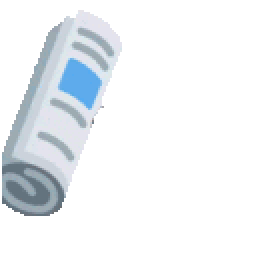
#> input picture assets/0.gif, 128 x 128 px (shown 2 times larger)
$ python __main__.py ../assets/0.gif out.png
#> lines starting #> are read from the running program, lines starting #| are printed output that depends on the picture
### bonkify/generator.py
from PIL import Image
import logging

BACKGROUND = (0, 0, 0, 0)
BONKED_SIZE = (75, 75)


class Generator(object):

    layers = [
        {"base": "assets/0.gif", "bonk_position_x": 50, "bonk_position_y": 50},
        {"base": "assets/1.gif", "bonk_position_x": 50, "bonk_position_y": 50},
        {"base": "assets/2.gif", "bonk_position_x": 52, "bonk_position_y": 58},
        {"base": "assets/3.gif", "bonk_position_x": 54, "bonk_position_y": 60},
        {"base": "assets/4.gif", "bonk_position_x": 50, "bonk_position_y": 50},
        {"base": "assets/5.gif", "bonk_position_x": 50, "bonk_position_y": 50},
        {"base": "assets/6.gif", "bonk_position_x": 60, "bonk_position_y": 90},
        {"base": "assets/7.gif", "bonk_position_x": 50, "bonk_position_y": 50},
        {"base": "assets/8.gif", "bonk_position_x": 50, "bonk_position_y": 70},
        {"base": "assets/9.gif", "bonk_position_x": 50, "bonk_position_y": 75},
        {"base": "assets/10.gif", "bonk_position_x": 55, "bonk_position_y": 60},
        {"base": "assets/11.gif", "bonk_position_x": 50, "bonk_position_y": 50},
        {"base": "assets/12.gif", "bonk_position_x": 50, "bonk_position_y": 50},
        {"base": "assets/13.gif", "bonk_position_x": 50, "bonk_position_y": 40},
        {"base": "assets/14.gif", "bonk_position_x": 60, "bonk_position_y": 60},
        {"base": "assets/15.gif", "bonk_position_x": 50, "bonk_position_y": 50},
        {"base": "assets/16.gif", "bonk_position_x": 50, "bonk_position_y": 55},
        {"base": "assets/17.gif", "bonk_position_x": 50, "bonk_position_y": 50},
        {"base": "assets/18.gif", "bonk_position_x": 45, "bonk_position_y": 65},
        {"base": "assets/19.gif", "bonk_position_x": 55, "bonk_position_y": 95},
        {"base": "assets/20.gif", "bonk_position_x": 50, "bonk_position_y": 50},
        {"base": "assets/21.gif", "bonk_position_x": 55, "bonk_position_y": 95},
        {"base": "assets/22.gif", "bonk_position_x": 55, "bonk_position_y": 45},
        {"base": "assets/23.gif", "bonk_position_x": 60, "bonk_position_y": 60},
        {"base": "assets/24.gif", "bonk_position_x": 63, "bonk_position_y": 79},
    ]

    def __init__(self):
        self.logger = logging.getLogger(self.__class__.__name__)

    def generate_frames(self, source_image):
#> called with source_image = '../assets/0.gif'
        self.logger.info(f"Sourcing bonked object from {source_image}")
        self.logger.debug(f"Bonked Object Size: {BONKED_SIZE}")
        src = Image.open(source_image).resize(BONKED_SIZE)
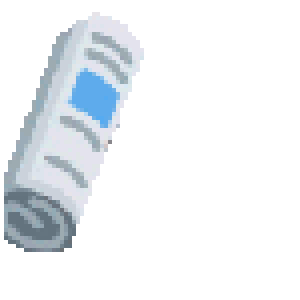
#> src: PIL image 75x75 P (shown 4 times larger); mean R, G, B, A 40.5, 43.9, 46.9, 56; transparent parts drawn white
        output = []
        for layer in self.layers:
            newspaper_layer = Image.open(layer['base'])
#> newspaper_layer is the input picture: PIL image 128x128 P; mean R, G, B, A 40.6, 44.1, 47.1, 56.3
            bonked_layer = Image.new("RGBA", newspaper_layer.size, BACKGROUND)
#> bonked_layer: PIL image 128x128 RGBA; every value is 0
            bpx = layer['bonk_position_x']
            bpy = layer['bonk_position_y']
            self.logger.debug(f"Bonked object position: ({bpx}, {bpy})")
            bonked_layer.paste(src, (bpx, bpy))
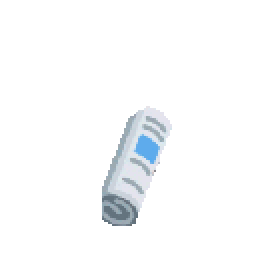
#> bonked_layer: PIL image 128x128 RGBA (shown 2 times larger); mean R, G, B, A 13.9, 15.1, 16.1, 19.2; transparent parts drawn white
#> pass 3 of the loop in generate_frames, `for layer in self.layers:`:
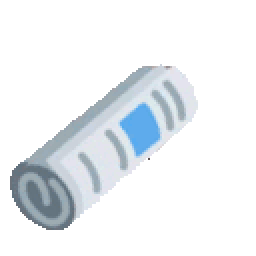
#> input picture assets/2.gif, 128 x 128 px, found by its file name (shown 2 times larger)
#> in generate_frames, newspaper_layer is the input picture: PIL image 128x128 P; mean R, G, B, A 42.1, 45.8, 48.9, 59.4
#> in generate_frames, `bonked_layer.paste(src, (bpx, bpy))`:
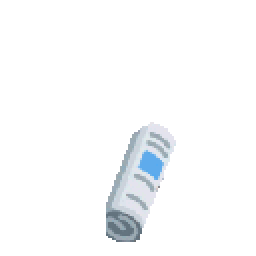
#> bonked_layer: PIL image 128x128 RGBA (shown 2 times larger); mean R, G, B, A 13.8, 15, 16.1, 19.2; transparent parts drawn white
#> the loop made 7 passes; the first 3 are shown
            output.append([bonked_layer, newspaper_layer])

        self.logger.info("Successfully generated frames.")
        return output

### bonkify/bonkifier.py
from bonkify.generator import Generator
from bonkify.merger import Merger
from bonkify.animator import Animator
import logging


class Bonkifier(object):

    def __init__(self):
        self.logger = logging.getLogger(self.__class__.__name__)
        self.generator = Generator()
        self.merger = Merger()
        self.animator = Animator()

    def bonkify(self, source_image, dest_image):
        self.logger.info(f"Generating BonkImage {dest_image} from source: {source_image}")
        self.logger.info("Generating custom bonk frames...")
        frames = self.generator.generate_frames(source_image)
        self.logger.info("Merging bonk frame groups together...")
        merged = [self.merger.merge(x) for x in frames]
        self.logger.info("Layer Merge complete.")
        self.logger.info("Creating Animated Image from merged frame groups...")
        self.animator.animate(merged, dest_image)
        self.logger.info("Successfully generated bonk image.")

### bonkify/merger.py
import logging


class Merger(object):
    def __init__(self):
        self.logger = logging.getLogger(self.__class__.__name__)

    # [7 lines left out: function merge, not called in this run]

### bonkify/animator.py
import logging


FRAME_DELAY = 60
DISPOSAL = 2


class Animator(object):
    def __init__(self):
        self.logger = logging.getLogger(self.__class__.__name__)

    # [11 lines left out: function animate, not called in this run]

### bonkify/__main__.py
from bonkify.bonkifier import Bonkifier
import argparse
import logging


def parse_args():
    parser = argparse.ArgumentParser()
    parser.add_argument('-v', '--debug', action='store_true')
    parser.add_argument('src', type=str)
    parser.add_argument('dest', type=str)
    return parser.parse_args()


def setup_logging(debug):
    level = logging.DEBUG if debug else logging.INFO
    logging.basicConfig(level=level)


def main():
    args = parse_args()
    setup_logging(args.debug)
    bonkifier = Bonkifier()
    bonkifier.bonkify(args.src, args.dest)


if __name__ == '__main__':
#> (the run stopped early here; a loop or call above may not have finished)
